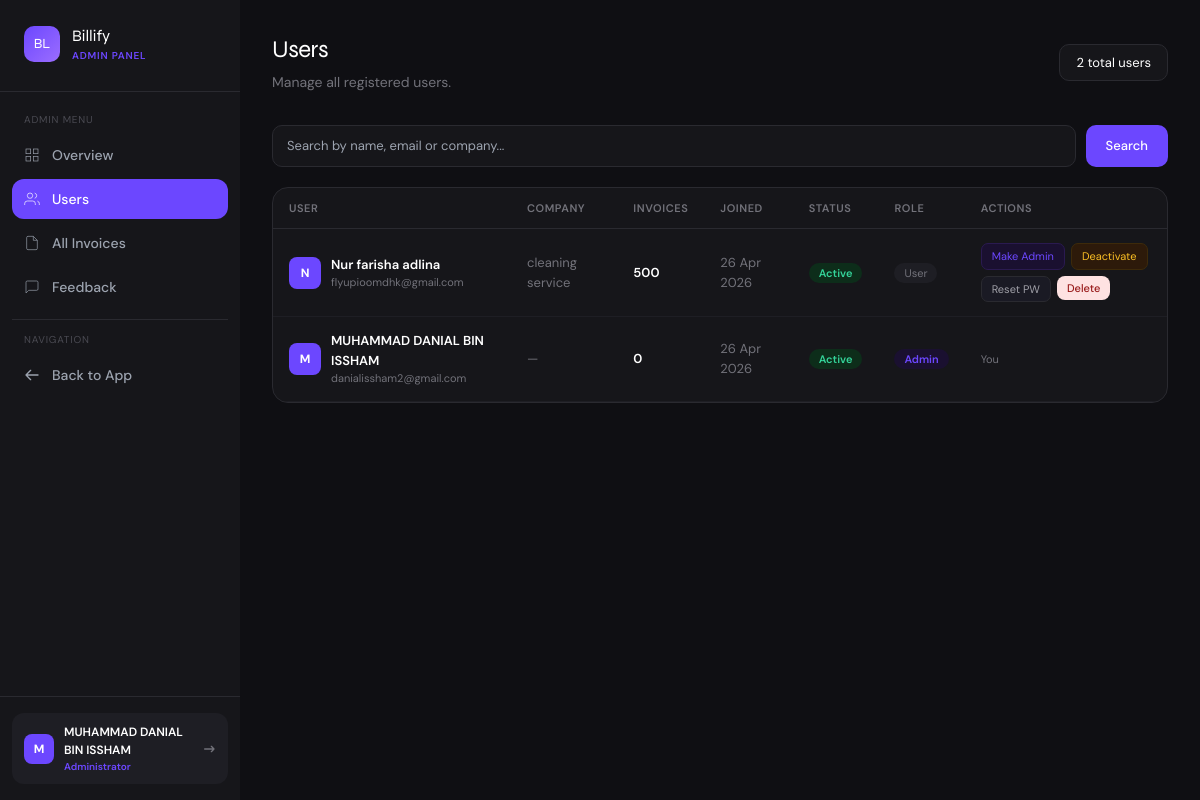
Before: /admin/users (signed in) with the older database file.
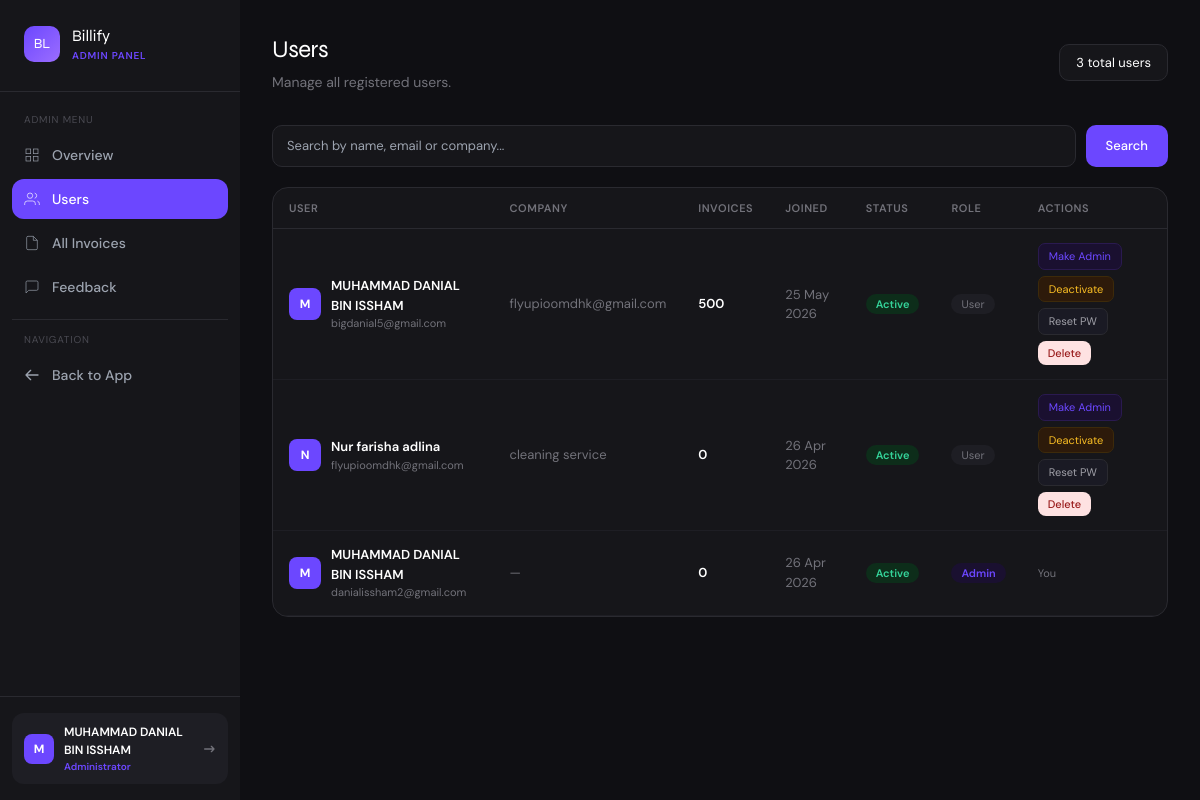
After: the same page with the newer database file.
### app.py (models this page shows)
class User(UserMixin, db.Model):
    id = db.Column(db.Integer, primary_key=True)
    name = db.Column(db.String(100), nullable=False)
    email = db.Column(db.String(120), unique=True, nullable=False)
    password = db.Column(db.String(200), nullable=False)
    company = db.Column(db.String(100))
    is_admin = db.Column(db.Boolean, default=False)
    is_active_account = db.Column(db.Boolean, default=True)
    created_at = db.Column(db.DateTime, default=datetime.utcnow)
    invoices = db.relationship('Invoice', backref='owner', lazy=True)

### app.py (the view)
@app.route('/admin/users')
@login_required
@admin_required
def admin_users():
    search = request.args.get('search', '').strip()
    query = User.query
    if search:
        query = query.filter(db.or_(
            User.name.ilike(f'%{search}%'),
            User.email.ilike(f'%{search}%'),
            User.company.ilike(f'%{search}%')
        ))
    users = query.order_by(User.created_at.desc()).all()
    return render_template('admin/users.html', users=users, search=search)

### app.py (called while the page is built)
@app.after_request
def add_security_headers(response):
    response.headers['X-Content-Type-Options'] = 'nosniff'
    response.headers['X-Frame-Options'] = 'SAMEORIGIN'
    response.headers['X-XSS-Protection'] = '1; mode=block'
    response.headers['Referrer-Policy'] = 'strict-origin-when-cross-origin'
    return response

@login_manager.user_loader
def load_user(user_id):
    return User.query.get(int(user_id))

def admin_required(f):
    @wraps(f)
    def decorated(*args, **kwargs):
        if not current_user.is_authenticated or not current_user.is_admin:
            flash('Admin access required.', 'error')
            return redirect(url_for('dashboard'))
        return f(*args, **kwargs)
    return decorated

### templates/admin/users.html (shortened to what this page needs)
{% extends 'admin/base.html' %}
{% block content %}
<div class="flex items-center justify-between mb-8">
  <div>
    <h2 class="font-display font-700" style="font-size:24px;letter-spacing:-0.5px;color:white;">Users</h2>
    <p style="color:#72727a;font-size:14px;margin-top:4px;">Manage all registered users.</p>
  </div>
  <div style="background:#16161a;border:1px solid #2a2a30;border-radius:10px;padding:6px 4px;color:white;font-size:13px;padding:8px 16px;">
    {{ users|length }} total users
  </div>
</div>
<form method="GET" style="margin-bottom:20px;">
  <div style="display:flex;gap:10px;">
    <input type="text" name="search" value="{{ search }}" placeholder="Search by name, email or company..."
      style="flex:1;background:#16161a;border:1px solid #2a2a30;border-radius:10px;padding:10px 14px;font-size:13px;color:white;outline:none;"
      onfocus="this.style.borderColor='#6c47ff'" onblur="this.style.borderColor='#2a2a30'" />
    <button type="submit" class="btn-primary" style="padding:10px 20px;font-size:13px;">Search</button>
  </div>
</form>
<div style="background:#16161a;border:1px solid #2a2a30;border-radius:16px;overflow:hidden;">
  <table style="width:100%;font-size:13px;border-collapse:collapse;">
    <thead>
      <tr style="border-bottom:1px solid #2a2a30;">
        {% for col in ['User', 'Company', 'Invoices', 'Joined', 'Status', 'Role', 'Actions'] %}
        <th style="padding:12px 16px;text-align:left;font-size:11px;font-weight:600;color:#72727a;text-transform:uppercase;letter-spacing:0.05em;">{{ col }}</th>
        {% endfor %}
      </tr>
    </thead>
    <tbody>
      {% for u in users %}
      <tr style="border-bottom:1px solid #1e1e24;" onmouseover="this.style.background='#1e1e24'" onmouseout="this.style.background='transparent'">
        <td style="padding:14px 16px;">
          <div style="display:flex;align-items:center;gap:10px;">
            <div style="width:32px;height:32px;border-radius:8px;background:#6c47ff;display:flex;align-items:center;justify-content:center;font-weight:700;color:white;font-size:12px;flex-shrink:0;">
              {{ u.name[0].upper() }}
            </div>
            <div>
              <div style="font-weight:600;color:white;">{{ u.name }}</div>
              <div style="font-size:11px;color:#72727a;">{{ u.email }}</div>
            </div>
          </div>
        </td>
        <td style="padding:14px 16px;color:#72727a;">{{ u.company or '—' }}</td>
        <td style="padding:14px 16px;color:white;font-weight:600;">{{ u.invoices|length }}</td>
        <td style="padding:14px 16px;color:#72727a;">{{ u.created_at.strftime('%d %b %Y') }}</td>
        <td style="padding:14px 16px;">
          {% if u.is_active_account %}
          <span style="background:#0d2d1a;color:#34d399;padding:3px 10px;border-radius:20px;font-size:11px;font-weight:600;">Active</span>
          {% else %}
          <span style="background:#2d1010;color:#f87171;padding:3px 10px;border-radius:20px;font-size:11px;font-weight:600;">Inactive</span>
          {% endif %}
        </td>
        <td style="padding:14px 16px;">
          {% if u.is_admin %}
          <span style="background:#1a1030;color:#6c47ff;padding:3px 10px;border-radius:20px;font-size:11px;font-weight:600;">Admin</span>
          {% else %}
          <span style="background:#1e1e24;color:#72727a;padding:3px 10px;border-radius:20px;font-size:11px;">User</span>
          {% endif %}
        </td>
        <td style="padding:14px 16px;">
          {% if u.id != current_user.id %}
          <div style="display:flex;gap:6px;flex-wrap:wrap;">
            <form method="POST" action="{{ url_for('admin_toggle_admin', id=u.id) }}" style="display:inline;">
              <button type="submit" style="font-size:11px;padding:4px 10px;border-radius:7px;background:#1a1030;color:#6c47ff;border:1px solid #2a1a50;cursor:pointer;">
                {{ 'Remove Admin' if u.is_admin else 'Make Admin' }}
              </button>
            </form>
            <form method="POST" action="{{ url_for('admin_toggle_active', id=u.id) }}" style="display:inline;">
              <button type="submit" style="font-size:11px;padding:4px 10px;border-radius:7px;{% if u.is_active_account %}background:#2d1a0a;color:#fbbf24;border:1px solid #3d2a0a;{% else %}background:#0d2d1a;color:#34d399;border:1px solid #0d3d1a;{% endif %}cursor:pointer;">
                {{ 'Deactivate' if u.is_active_account else 'Activate' }}
              </button>
            </form>
            <button onclick="showResetModal({{ u.id }}, '{{ u.name }}')"
              style="font-size:11px;padding:4px 10px;border-radius:7px;background:#1a1a24;color:#a0a0a8;border:1px solid #2a2a30;cursor:pointer;">
              Reset PW
            </button>
            <form method="POST" action="{{ url_for('admin_delete_user', id=u.id) }}" style="display:inline;"
              onsubmit="return confirm('Delete {{ u.name }}? This will delete ALL their invoices too. Cannot be undone.')">
              <button type="submit" class="btn-danger" style="font-size:11px;padding:4px 10px;">Delete</button>
            </form>
          </div>
          {% else %}
          <span style="font-size:11px;color:#72727a;">You</span>
          {% endif %}
        </td>
      </tr>
      {% endfor %}
    </tbody>
  </table>
</div>
{% endblock %}

### templates/admin/base.html (shortened to what this page needs)
<!DOCTYPE html>
<html lang="en">
<head>
  <script src="https://cdn.tailwindcss.com"></script>
</head>
<body style="background:#0f0f13; min-height:100vh;">
<div class="flex min-h-screen">
  <aside style="width:240px;background:#16161a;flex-shrink:0;" class="fixed h-full z-10 flex flex-col">
    <div class="px-6 py-6" style="border-bottom:1px solid #2a2a30;">
      <div class="flex items-center gap-3 mb-1">
        <div style="width:36px;height:36px;background:linear-gradient(135deg,#6c47ff,#9b6dff);border-radius:10px;display:flex;align-items:center;justify-content:center;">
          <span class="font-display font-700 text-white" style="font-size:14px;">BL</span>
        </div>
        <div>
          <div class="font-display font-700 text-white" style="font-size:16px;">Billify</div>
          <div style="font-size:10px;color:#6c47ff;font-weight:600;letter-spacing:0.08em;">ADMIN PANEL</div>
        </div>
      </div>
    </div>
    <nav class="flex-1 px-3 py-5 space-y-1">
      <div style="font-size:10px;color:#4a4a52;text-transform:uppercase;letter-spacing:0.08em;padding:0 12px;margin-bottom:8px;">Admin Menu</div>
      <a href="{{ url_for('admin_dashboard') }}"
         class="nav-link flex items-center gap-3 px-3 py-2.5 rounded-xl text-sm font-medium {% if request.endpoint == 'admin_dashboard' %}active{% else %}text-gray-400{% endif %}">
        <svg class="w-4 h-4" fill="none" stroke="currentColor" viewBox="0 0 24 24"><rect x="3" y="3" width="7" height="7"/><rect x="14" y="3" width="7" height="7"/><rect x="14" y="14" width="7" height="7"/><rect x="3" y="14" width="7" height="7"/></svg>
        Overview
      </a>
      <a href="{{ url_for('admin_users') }}"
         class="nav-link flex items-center gap-3 px-3 py-2.5 rounded-xl text-sm font-medium {% if request.endpoint == 'admin_users' %}active{% else %}text-gray-400{% endif %}">
        <svg class="w-4 h-4" fill="none" stroke="currentColor" viewBox="0 0 24 24"><path d="M17 21v-2a4 4 0 0 0-4-4H5a4 4 0 0 0-4 4v2"/><circle cx="9" cy="7" r="4"/><path d="M23 21v-2a4 4 0 0 0-3-3.87"/><path d="M16 3.13a4 4 0 0 1 0 7.75"/></svg>
        Users
      </a>
      <a href="{{ url_for('admin_invoices') }}"
         class="nav-link flex items-center gap-3 px-3 py-2.5 rounded-xl text-sm font-medium {% if request.endpoint == 'admin_invoices' %}active{% else %}text-gray-400{% endif %}">
        <svg class="w-4 h-4" fill="none" stroke="currentColor" viewBox="0 0 24 24"><path d="M14 2H6a2 2 0 00-2 2v16a2 2 0 002 2h12a2 2 0 002-2V8z"/><polyline points="14 2 14 8 20 8"/></svg>
        All Invoices
      </a>
      <a href="{{ url_for('admin_feedback') }}"
         class="nav-link flex items-center gap-3 px-3 py-2.5 rounded-xl text-sm font-medium {% if request.endpoint == 'admin_feedback' %}active{% else %}text-gray-400{% endif %}">
        <svg class="w-4 h-4" fill="none" stroke="currentColor" viewBox="0 0 24 24"><path d="M21 15a2 2 0 0 1-2 2H7l-4 4V5a2 2 0 0 1 2-2h14a2 2 0 0 1 2 2z"/></svg>
        Feedback
      </a>
      <div style="border-top:1px solid #2a2a30;margin:12px 0;"></div>
      <div style="font-size:10px;color:#4a4a52;text-transform:uppercase;letter-spacing:0.08em;padding:0 12px;margin-bottom:8px;">Navigation</div>
      <a href="{{ url_for('dashboard') }}"
         class="nav-link flex items-center gap-3 px-3 py-2.5 rounded-xl text-sm font-medium text-gray-400">
        <svg class="w-4 h-4" fill="none" stroke="currentColor" viewBox="0 0 24 24"><path stroke-linecap="round" stroke-linejoin="round" stroke-width="2" d="M10 19l-7-7m0 0l7-7m-7 7h18"/></svg>
        Back to App
      </a>
    </nav>
    <div class="px-3 py-4" style="border-top:1px solid #2a2a30;">
      <div style="background:#1e1e24;border-radius:12px;padding:10px 12px;display:flex;align-items:center;gap:10px;">
        <div style="width:30px;height:30px;border-radius:8px;background:#6c47ff;display:flex;align-items:center;justify-content:center;font-weight:700;color:white;font-size:12px;flex-shrink:0;">
          {{ current_user.name[0].upper() }}
        </div>
        <div style="flex:1;min-width:0;">
          <div style="font-size:12px;font-weight:600;color:white;truncate;">{{ current_user.name }}</div>
          <div style="font-size:10px;color:#6c47ff;font-weight:600;">Administrator</div>
        </div>
        <a href="{{ url_for('logout') }}" title="Logout">
          <svg class="w-4 h-4" style="color:#72727a;" fill="none" stroke="currentColor" viewBox="0 0 24 24"><path stroke-linecap="round" stroke-linejoin="round" stroke-width="2" d="M17 16l4-4m0 0l-4-4m4 4H7"/></svg>
        </a>
      </div>
    </div>
  </aside>
  <main style="margin-left:240px;flex:1;padding:32px;background:#0f0f13;min-height:100vh;">
    {% block content %}{% endblock %}
  </main>
</div>
</body>
</html>

### templates/admin/base.html (style rules this page uses)
* { font-family: 'DM Sans', sans-serif; }
.font-display { font-family: 'Syne', sans-serif; }
:root { --accent: #6c47ff; --accent-dark: #4a2fe0; --surface: #f7f7fb; --card: #ffffff; --border: #ebebf0; --text: #16161a; --muted: #72727a; }
.nav-link { transition: all 0.15s ease; }
.nav-link.active { background: var(--accent); color: white; }
.btn-primary { background: var(--accent); color: white; border-radius: 10px; font-weight: 500; transition: all 0.15s; border: none; cursor: pointer; }
.btn-danger { background: #fee2e2; color: #991b1b; border-radius: 8px; font-weight: 500; transition: all 0.15s; border: none; cursor: pointer; }

Changed rows visible on the page:
added User: name "M", name "MUHAMMAD DANIAL BIN ISSHAM", email "bigdanial5@gmail.com", company "flyupioomdhk@gmail.com", invoices|length "500", created_at "25 May 2026", shows "Active", shows "User", is_admin "Make Admin", is_active_account "Deactivate"
computed for User "Nur farisha adlina": invoices|length "500" → "0"
Other visible differences:
{{ users|length }}: "2" → "3"
